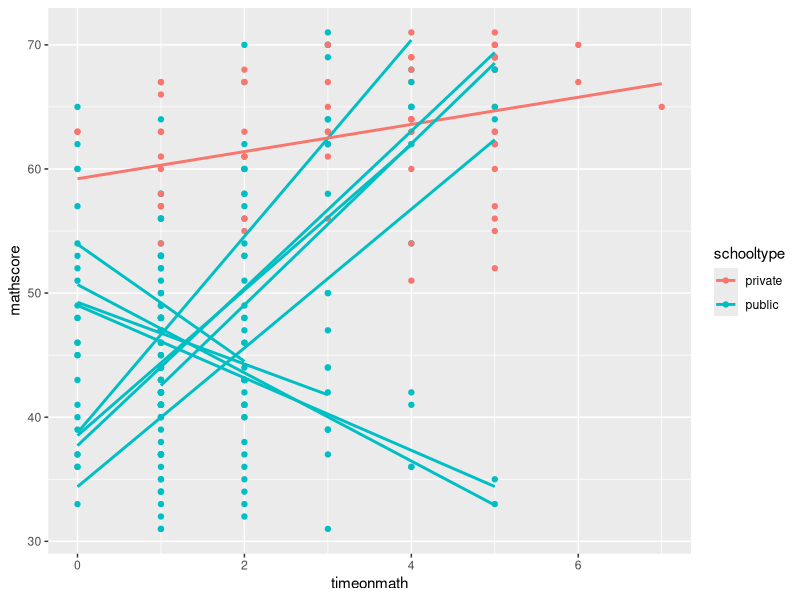

Reproduce this figure in R.
## ---- chunk 1

library(tidyverse)

## ---- chunk 2

nels <- read_csv("data/NELS88.csv")

## ---- chunk 3

nels %>% 
  ggplot(aes(x = timeonmath, y = mathscore, color = schooltype, group = Schoolid)) +
  geom_point() +
  geom_smooth(method = "lm", se = FALSE) 
